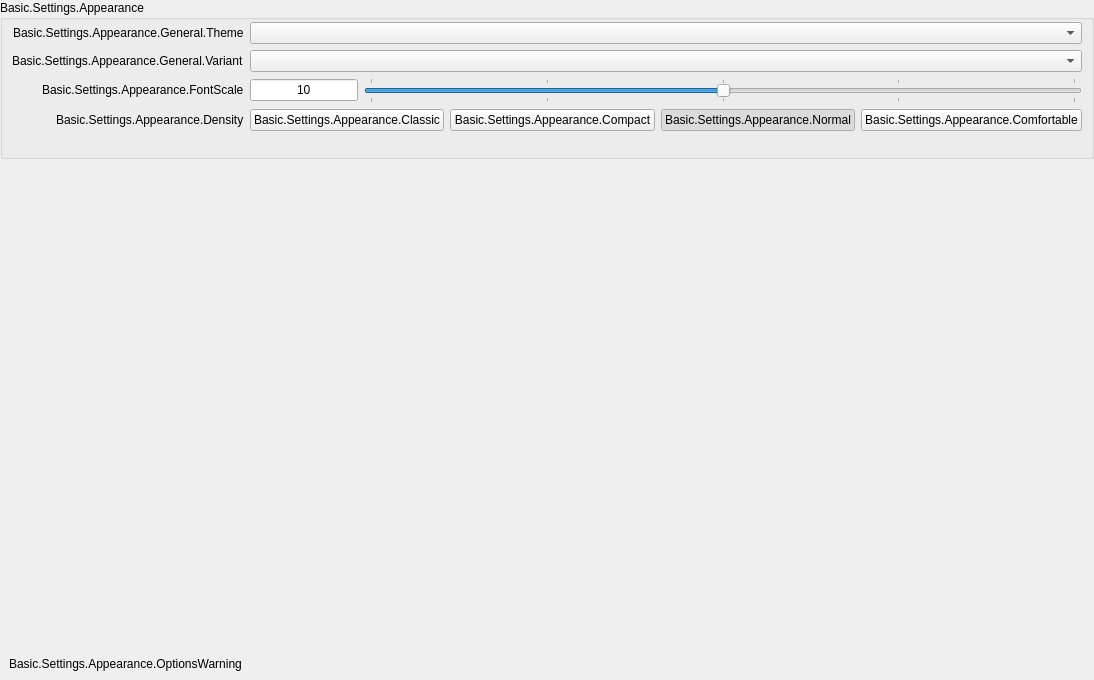
           <widget class="QWidget" name="appearancePageContents">
            <property name="geometry">
             <rect>
              <x>0</x>
              <y>0</y>
              <width>772</width>
              <height>680</height>
             </rect>
            </property>
            <layout class="QVBoxLayout" name="verticalLayout_1337">
             <property name="leftMargin">
              <number>0</number>
             </property>
             <property name="topMargin">
              <number>0</number>
             </property>
             <property name="rightMargin">
              <number>0</number>
             </property>
             <property name="bottomMargin">
              <number>0</number>
             </property>
             <item>
              <widget class="QFrame" name="appearanceFrame">
               <layout class="QVBoxLayout" name="verticalLayout_30">
                <property name="leftMargin">
                 <number>0</number>
                </property>
                <property name="topMargin">
                 <number>0</number>
                </property>
                <property name="rightMargin">
                 <number>0</number>
                </property>
                <property name="bottomMargin">
                 <number>0</number>
                </property>
                <item>
                 <widget class="QGroupBox" name="appearanceGeneral">
                  <property name="title">
                   <string>Basic.Settings.Appearance</string>
                  </property>
                  <property name="checkable">
                   <bool>false</bool>
                  </property>
                  <layout class="QFormLayout" name="formLayout_37">
                   <property name="fieldGrowthPolicy">
                    <enum>QFormLayout::AllNonFixedFieldsGrow</enum>
                   </property>
                   <property name="labelAlignment">
                    <set>Qt::AlignRight|Qt::AlignTrailing|Qt::AlignVCenter</set>
                   </property>
                   <property name="topMargin">
                    <number>2</number>
                   </property>
                   <item row="0" column="0">
                    <widget class="QLabel" name="label_45">
                     <property name="text">
                      <string>Basic.Settings.Appearance.General.Theme</string>
                     </property>
                     <property name="buddy">
                      <cstring>theme</cstring>
                     </property>
                    </widget>
                   </item>
                   <item row="0" column="1">
                    <widget class="QComboBox" name="theme"/>
                   </item>
                   <item row="1" column="0">
                    <widget class="QLabel" name="label_10">
                     <property name="text">
                      <string>Basic.Settings.Appearance.General.Variant</string>
                     </property>
                     <property name="buddy">
                      <cstring>themeVariant</cstring>
                     </property>
                    </widget>
                   </item>
                   <item row="1" column="1">
                    <widget class="QComboBox" name="themeVariant"/>
                   </item>
                   <item row="2" column="0">
                    <widget class="QLabel" name="appearanceSettingLabelFontScale">
                     <property name="text">
                      <string>Basic.Settings.Appearance.FontScale</string>
                     </property>
                     <property name="buddy">
                      <cstring>appearanceFontScale</cstring>
                     </property>
                    </widget>
                   </item>
                   <item row="2" column="1">
                    <widget class="QFrame" name="frame_2">
                     <property name="frameShape">
                      <enum>QFrame::NoFrame</enum>
                     </property>
                     <property name="frameShadow">
                      <enum>QFrame::Plain</enum>
                     </property>
                     <property name="lineWidth">
                      <number>0</number>
                     </property>
                     <layout class="QHBoxLayout" name="horizontalLayout_23" stretch="0,5">
                      <property name="leftMargin">
                       <number>0</number>
                      </property>
                      <property name="topMargin">
                       <number>0</number>
                      </property>
                      <property name="rightMargin">
                       <number>0</number>
                      </property>
                      <property name="bottomMargin">
                       <number>0</number>
                      </property>
                      <item>
                       <widget class="QLineEdit" name="appearanceFontScaleText">
                        <property name="sizePolicy">
                         <sizepolicy hsizetype="Minimum" vsizetype="Fixed">
                          <horstretch>0</horstretch>
                          <verstretch>0</verstretch>
                         </sizepolicy>
                        </property>
                        <property name="focusPolicy">
                         <enum>Qt::NoFocus</enum>
                        </property>
                        <property name="text">
                         <string>10</string>
                        </property>
                        <property name="alignment">
                         <set>Qt::AlignCenter</set>
                        </property>
                        <property name="readOnly">
                         <bool>true</bool>
                        </property>
                        <property name="clearButtonEnabled">
                         <bool>false</bool>
                        </property>
                       </widget>
                      </item>
                      <item>
                       <widget class="AbsoluteSlider" name="appearanceFontScale">
                        <property name="sizePolicy">
                         <sizepolicy hsizetype="Expanding" vsizetype="Preferred">
                          <horstretch>0</horstretch>
                          <verstretch>0</verstretch>
                         </sizepolicy>
                        </property>
                        <property name="minimum">
                         <number>8</number>
                        </property>
                        <property name="maximum">
                         <number>12</number>
                        </property>
                        <property name="pageStep">
                         <number>2</number>
                        </property>
                        <property name="value">
                         <number>10</number>
                        </property>
                        <property name="orientation">
                         <enum>Qt::Horizontal</enum>
                        </property>
                        <property name="tickPosition">
                         <enum>QSlider::TicksBothSides</enum>
                        </property>
                        <property name="tickInterval">
                         <number>1</number>
                        </property>
                       </widget>
                      </item>
                     </layout>
                    </widget>
                   </item>
                   <item row="3" column="0">
                    <widget class="QLabel" name="label_20">
                     <property name="text">
                      <string>Basic.Settings.Appearance.Density</string>
                     </property>
                    </widget>
                   </item>
                   <item row="3" column="1">
                    <widget class="QFrame" name="frame_5">
                     <property name="frameShape">
                      <enum>QFrame::NoFrame</enum>
                     </property>
                     <property name="frameShadow">
                      <enum>QFrame::Plain</enum>
                     </property>
                     <property name="lineWidth">
                      <number>0</number>
                     </property>
                     <layout class="QHBoxLayout" name="horizontalLayout_34">
                      <property name="leftMargin">
                       <number>0</number>
                      </property>
                      <property name="topMargin">
                       <number>0</number>
                      </property>
                      <property name="rightMargin">
                       <number>0</number>
                      </property>
                      <property name="bottomMargin">
                       <number>0</number>
                      </property>
                      <item>
                       <widget class="QPushButton" name="appearanceDensity1">
                        <property name="text">
                         <string>Basic.Settings.Appearance.Classic</string>
                        </property>
                        <property name="checkable">
                         <bool>true</bool>
                        </property>
                        <property name="autoExclusive">
                         <bool>true</bool>
                        </property>
                        <attribute name="buttonGroup">
                         <string notr="true">appearanceDensityButtonGroup</string>
                        </attribute>
                       </widget>
                      </item>
                      <item>
                       <widget class="QPushButton" name="appearanceDensity2">
                        <property name="text">
                         <string>Basic.Settings.Appearance.Compact</string>
                        </property>
                        <property name="checkable">
                         <bool>true</bool>
                        </property>
                        <property name="autoExclusive">
                         <bool>true</bool>
                        </property>
                        <attribute name="buttonGroup">
                         <string notr="true">appearanceDensityButtonGroup</string>
                        </attribute>
                       </widget>
                      </item>
                      <item>
                       <widget class="QPushButton" name="appearanceDensity3">
                        <property name="text">
                         <string>Basic.Settings.Appearance.Normal</string>
                        </property>
                        <property name="checkable">
                         <bool>true</bool>
                        </property>
                        <property name="checked">
                         <bool>true</bool>
                        </property>
                        <property name="autoExclusive">
                         <bool>true</bool>
                        </property>
                        <attribute name="buttonGroup">
                         <string notr="true">appearanceDensityButtonGroup</string>
                        </attribute>
                       </widget>
                      </item>
                      <item>
                       <widget class="QPushButton" name="appearanceDensity4">
                        <property name="text">
                         <string>Basic.Settings.Appearance.Comfortable</string>
                        </property>
                        <property name="checkable">
                         <bool>true</bool>
                        </property>
                        <property name="autoExclusive">
                         <bool>true</bool>
                        </property>
                        <attribute name="buttonGroup">
                         <string notr="true">appearanceDensityButtonGroup</string>
                        </attribute>
                       </widget>
                      </item>
                     </layout>
                    </widget>
                   </item>
                   <item row="4" column="0">
                    <spacer name="horizontalSpacer_17">
                     <property name="orientation">
                      <enum>Qt::Horizontal</enum>
                     </property>
                     <property name="sizeHint" stdset="0">
                      <size>
                       <width>170</width>
                       <height>10</height>
                      </size>
                     </property>
                    </spacer>
                   </item>
                  </layout>
                 </widget>
                </item>
                <item>
                 <spacer name="verticalSpacer_8">
                  <property name="orientation">
                   <enum>Qt::Vertical</enum>
                  </property>
                  <property name="sizeHint" stdset="0">
                   <size>
                    <width>20</width>
                    <height>40</height>
                   </size>
                  </property>
                 </spacer>
                </item>
                <item>
                 <widget class="QFrame" name="appearanceOptionsWarning">
                  <property name="frameShape">
                   <enum>QFrame::NoFrame</enum>
                  </property>
                  <property name="frameShadow">
                   <enum>QFrame::Plain</enum>
                  </property>
                  <property name="lineWidth">
                   <number>0</number>
                  </property>
                  <layout class="QVBoxLayout" name="verticalLayout_35">
                   <item>
                    <widget class="QLabel" name="appearanceOptionsWarningLabel">
                     <property name="text">
                      <string>Basic.Settings.Appearance.OptionsWarning</string>
                     </property>
                     <property name="class" stdset="0">
                      <string>text-warning</string>
                     </property>
                    </widget>
                   </item>
                  </layout>
                 </widget>
                </item>
               </layout>
              </widget>
             </item>
            </layout>
           </widget>
